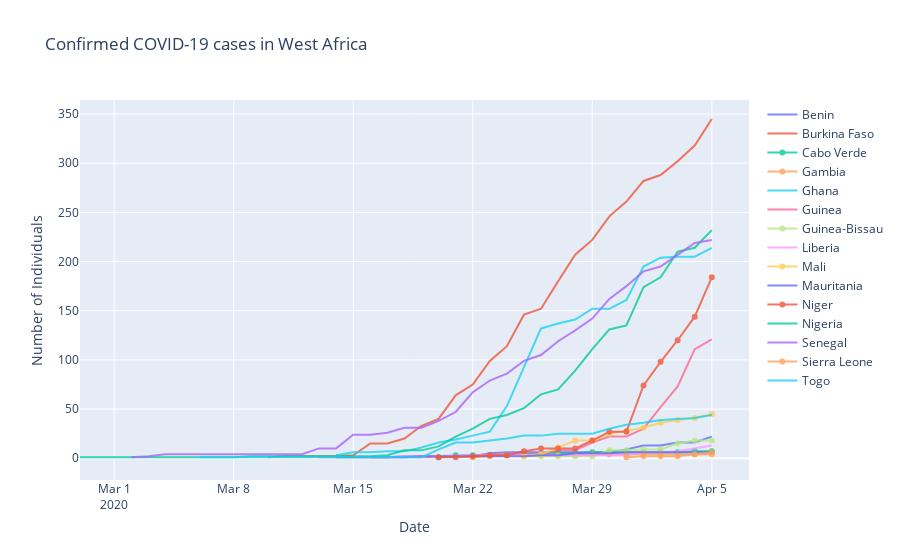

Notebook source saved alongside this figure:
### Code cell
fig = go.Figure()
for country in west:
    fig.add_trace(go.Scatter(
                    x=df_africa[df_africa['Country/Region'] == country].groupby('date')['date'].first(),
                    y=df_africa[df_africa['Country/Region'] == country].groupby('date')['Confirmed'].sum(),
                    name=country,
                    opacity=0.8))

fig.update_layout(title="Confirmed COVID-19 cases in West Africa",
                  xaxis_title="Date",
                  yaxis_title="Number of Individuals")

fig.show()
